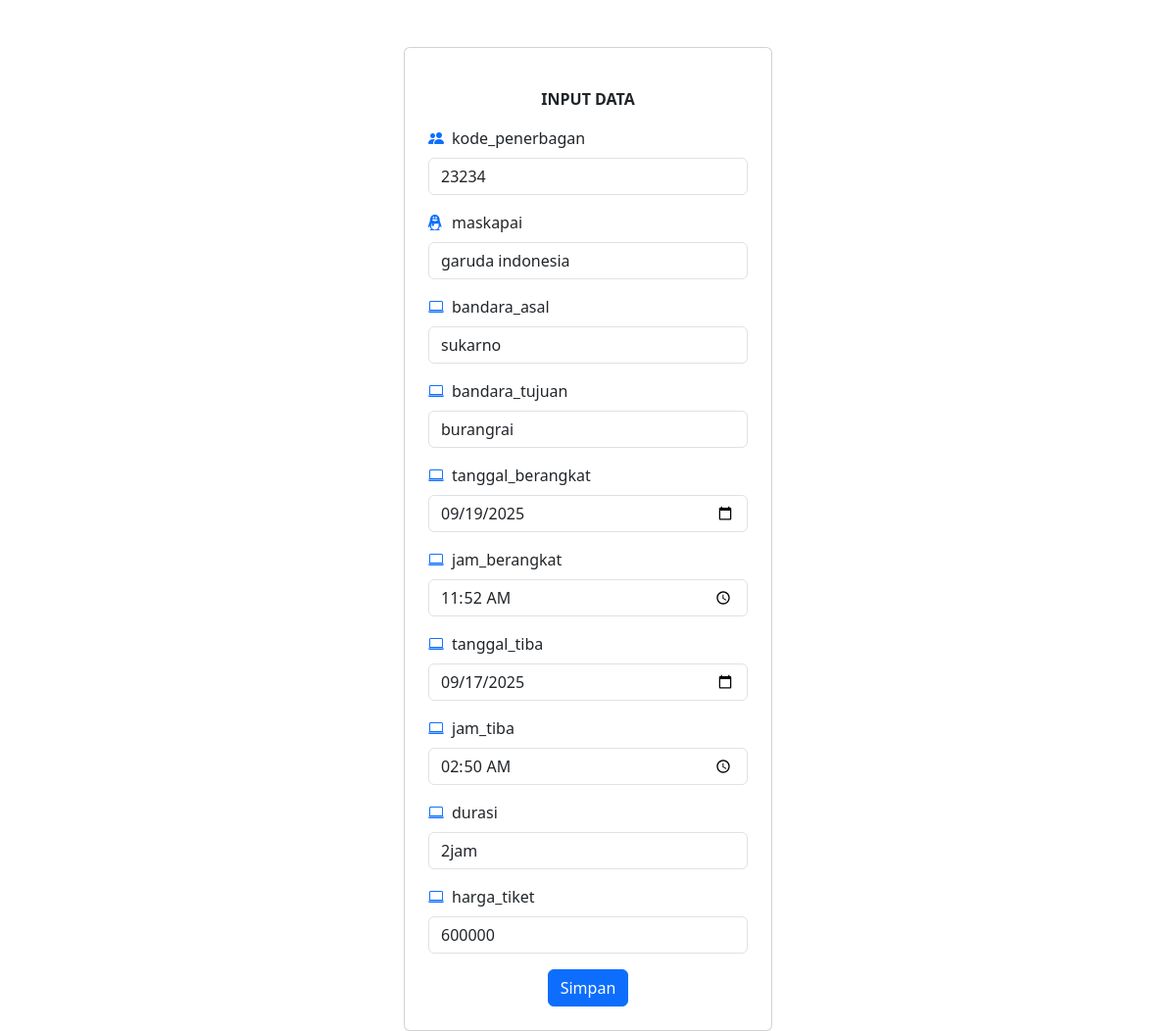
The app's page /admin/update.php?id=2 with its own data.
### tables this page shows
CREATE TABLE `penerbagan` (
  `id` int NOT NULL,
  `kode_penerbagan` int NOT NULL,
  `maskapai` varchar(100) NOT NULL,
  `bandara_asal` varchar(50) NOT NULL,
  `bandara_tujuan` varchar(50) NOT NULL,
  `tanggal_berangkat` date NOT NULL,
  `jam_berangkat` time NOT NULL,
  `tanggal_tiba` date NOT NULL,
  `jam_tiba` time NOT NULL,
  `durasi` varchar(50) NOT NULL,
  `harga_tiket` varchar(100) NOT NULL
);

### admin/update.php (the view, shortened to what this page needs)
<?php
include "boot.php";
include "../koneksi.php";
$id = $_GET['id'];
$tampil = $konek->query("select*from penerbagan where id='$id'");
$data = $tampil->fetch_array();
?>
<div class="container col-4 mt-5">
  <div class="card p-4">
    <div class="card-body ">
      <form action="" method="post">
        <div class="text-center">
          <label for=""><b>INPUT DATA</b></label>
        </div>
         </div>
        <div class="mb-3">
          <label for="exampleInputEmail1" class="form-label"><i class="bi bi-people-fill text-primary me-2"></i>kode_penerbagan</label>
          <input type="text" class="form-control" id="exampleInputEmail1" aria-describedby="emailHelp" value="<?= $data["kode_penerbagan"] ?>" name="kode_penerbagan" required>
        </div>
        <div class="mb-3">
          <label for="exampleInputEmail1" class="form-label"><i class="bi bi-tencent-qq text-primary me-2"></i>maskapai</label>
          <input type="text" class="form-control" id="exampleInputEmail1" aria-describedby="emailHelp" value="<?= $data["maskapai"] ?>" name="maskapai" required>
        </div>
        <div class="mb-3">
          <label for="exampleInputEmail1" class="form-label"><i class="bi bi-laptop text-primary me-2"></i>bandara_asal</label>
          <input type="text" class="form-control" id="exampleInputEmail1" aria-describedby="emailHelp" value="<?= $data["bandara_asal"] ?>" name="bandara_asal" required>
        </div>
        <div class="mb-3">
          <label for="exampleInputEmail1" class="form-label"><i class="bi bi-laptop text-primary me-2"></i>bandara_tujuan</label>
          <input type="text" class="form-control" id="exampleInputEmail1" aria-describedby="emailHelp" value="<?= $data["bandara_tujuan"] ?>" name="bandara_tujuan" required>
        </div>
        <div class="mb-3">
          <label for="exampleInputEmail1" class="form-label"><i class="bi bi-laptop text-primary me-2"></i>tanggal_berangkat</label>
          <input type="date" class="form-control" id="exampleInputEmail1" aria-describedby="emailHelp" value="<?= $data["tanggal_berangkat"] ?>" name="tanggal_berangkat" required>
        </div>
        <div class="mb-3">
          <label for="exampleInputEmail1" class="form-label"><i class="bi bi-laptop text-primary me-2"></i>jam_berangkat</label>
          <input type="time" class="form-control" id="exampleInputEmail1" aria-describedby="emailHelp" value="<?= $data["jam_berangkat"] ?>" name="jam_berangkat" required>
        </div>
        <div class="mb-3">
          <label for="exampleInputEmail1" class="form-label"><i class="bi bi-laptop text-primary me-2"></i>tanggal_tiba</label>
          <input type="date" class="form-control" id="exampleInputEmail1" aria-describedby="emailHelp" value="<?= $data["tanggal_tiba"] ?>" name="tanggal_tiba" required>
        </div>
        <div class="mb-3">
          <label for="exampleInputEmail1" class="form-label"><i class="bi bi-laptop text-primary me-2"></i>jam_tiba</label>
          <input type="time" class="form-control" id="exampleInputEmail1" aria-describedby="emailHelp" value="<?= $data["jam_tiba"] ?>" name="jam_tiba" required>
        </div>
        <div class="mb-3">
          <label for="exampleInputEmail1" class="form-label"><i class="bi bi-laptop text-primary me-2"></i>durasi</label>
          <input type="text" class="form-control" id="exampleInputEmail1" aria-describedby="emailHelp" value="<?= $data["durasi"] ?>" name="durasi" required>
        </div>
        <div class="mb-3">
          <label for="exampleInputEmail1" class="form-label"><i class="bi bi-laptop text-primary me-2"></i>harga_tiket</label>
          <input type="text" class="form-control" id="exampleInputEmail1" aria-describedby="emailHelp" value="<?= $data["harga_tiket"] ?>" name="harga_tiket" required>
        </div>
        <div class="text-center">
          <button type="submit" name="simpan" class="btn btn-primary">Simpan</button>
        </div>
    </div>
  </div>

### records on screen
penerbagan: kode_penerbagan "23234", maskapai "garuda indonesia", bandara_asal "sukarno", bandara_tujuan "burangrai", tanggal_berangkat "09/19/2025", jam_berangkat "11:52:00", tanggal_tiba "09/17/2025", jam_tiba "02:50:00", durasi "2jam", harga_tiket "600000"
